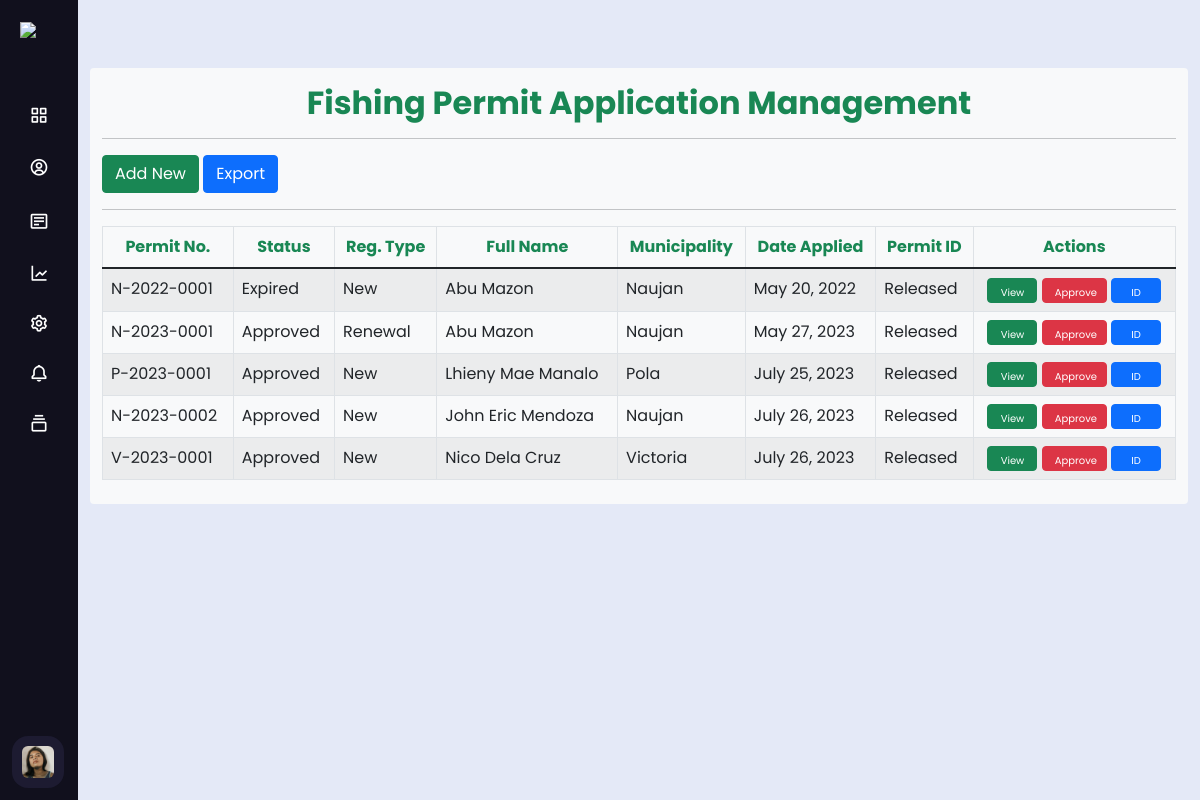
Screenshot of /admin/adminpm.php (signed in) with the database file from the repository.
### tables this page shows
CREATE TABLE `users` (
  `id` int(10) NOT NULL,
  `role` varchar(50) NOT NULL DEFAULT 'user',
  `account_status` varchar(50) NOT NULL DEFAULT 'Pending',
  `lname` varchar(255) NOT NULL,
  `fname` varchar(255) NOT NULL,
  `mname` varchar(255) NOT NULL,
  `dob` date NOT NULL,
  `age` varchar(50) NOT NULL,
  `gender` varchar(50) NOT NULL,
  `municipality` varchar(255) NOT NULL,
  `sitio` varchar(255) NOT NULL,
  `barangay` varchar(255) NOT NULL,
  `status` varchar(255) NOT NULL,
  `religion` varchar(255) NOT NULL,
  `citizenship` varchar(255) NOT NULL,
  `contact_num` text NOT NULL,
  `email` varchar(255) NOT NULL,
  `username` varchar(255) NOT NULL,
  `password` varchar(255) NOT NULL,
  `image` varchar(255) NOT NULL,
  `date_added` timestamp NOT NULL DEFAULT current_timestamp()
);

CREATE TABLE `permit` (
  `permit_id` int(10) NOT NULL,
  `permit_num` varchar(11) NOT NULL DEFAULT 'M-YYYY-0000',
  `permit_status` varchar(50) NOT NULL DEFAULT 'Pending',
  `lname` varchar(255) NOT NULL,
  `fname` varchar(255) NOT NULL,
  `mname` varchar(255) NOT NULL,
  `municipality` varchar(255) NOT NULL,
  `barangay` varchar(255) NOT NULL,
  `sitio` varchar(255) NOT NULL,
  `dob` date NOT NULL,
  `age` int(3) NOT NULL,
  `sex` varchar(10) NOT NULL,
  `status` varchar(50) NOT NULL,
  `contact_num` text NOT NULL,
  `religion` varchar(255) NOT NULL,
  `citizenship` varchar(50) NOT NULL,
  `contact_person` varchar(255) NOT NULL,
  `relationship` varchar(255) NOT NULL,
  `contact_person_num` varchar(255) NOT NULL,
  `reg_type` varchar(255) NOT NULL,
  `vessel_type` varchar(255) NOT NULL,
  `vessel_use` varchar(255) NOT NULL,
  `vessel_material` varchar(255) NOT NULL,
  `fishing_gear_used` varchar(255) NOT NULL,
  `vessel_length` varchar(255) NOT NULL,
  `vessel_breadth` varchar(255) NOT NULL,
  `gross_tonnage` varchar(255) NOT NULL,
  `net_tonnage` varchar(255) NOT NULL,
  `horsepower` varchar(255) NOT NULL,
  `speed` varchar(255) NOT NULL,
  `engine_make` varchar(255) NOT NULL DEFAULT 'NONE',
  `serial_num` varchar(255) NOT NULL DEFAULT 'N/A',
  `curregdate` date NOT NULL,
  `curregexp` date NOT NULL,
  `curregissuance` varchar(255) NOT NULL DEFAULT 'N/A',
  `coastguardregnum` varchar(255) NOT NULL DEFAULT 'N/A',
  `permit_num1` varchar(1) NOT NULL DEFAULT 'M',
  `permit_num2` year(4) NOT NULL DEFAULT 0000,
  `permit_num3` varchar(4) NOT NULL DEFAULT '0000',
  `appl_date` date NOT NULL DEFAULT current_timestamp(),
  `user_id` int(50) NOT NULL,
  `approved_date` date NOT NULL,
  `id_status` varchar(50) NOT NULL DEFAULT 'Unreleased'
);

### modal/view-permit-modal.php (the view, shortened to what this page needs)
<div class="modal fade" id="view_<?php echo $row['permit_id']; ?>" tabindex="-1" role="dialog" aria-labelledby="myModalLabel" aria-hidden="true">

### admin/adminpm.php (shortened to what this page needs)
<?php
include '../inc/config.php';
$admin_id = $_SESSION['admin_id'];
?>
<!DOCTYPE html>
<html lang="en" dir="ltr">
<head>
  <link rel="stylesheet" href="../css/admin.css">
  <link rel="stylesheet" href="../css/bootstrap.min.css">
  <link rel="stylesheet" href="https://cdnjs.cloudflare.com/ajax/libs/boxicons/2.1.0/css/boxicons.min.css" />
</head>
<body>
  <div class="sidebar close">
    <div class="logo-details">
      <img src="../image/pamo-logo.png" style="width:40px; margin-left:20px;" class="menu">
    </div>
    <ul class="nav-links">
      <li>
        <a href="admindb.php">
          <i class='bx bx-grid-alt'></i>
        </a>
      </li>
      <li>
        <a href="adminum.php">
          <i class='bx bx-user-circle'></i>
        </a>
      </li>
      <li>
        <div class="iocn-link">
          <a href="#">
            <i class='bx bx-detail'></i>
          </a>
        </div>
      </li>
      <li>
        <a href="adminbms.php">
          <i class='bx bx-line-chart'></i>
        </a>
      </li>
      <li>
        <a href="">
          <i class='bx bx-cog'></i>
        </a>
      </li>
      <li>
        <?php
        $data = $conn->prepare("SELECT SUM(total_count) AS id
        FROM (
          SELECT COUNT(*) AS total_count FROM users WHERE account_status = 'Pending'
          UNION ALL
          SELECT COUNT(*) AS total_count FROM permit WHERE permit_status = 'Pending'
        ) AS combined_counts;");
        $data->execute();
        $data = $data->fetch(PDO::FETCH_ASSOC);
        ?>
        <a href="adminnotif.php">
          <?php
          if ($data['id'] == 0) { ?>
            <i class='bx bx-bell'></i>
          <?php
          } else { ?>
            <i class='bx bx-bell' style="position: relative; left: 8px;"><span class="badge text-bg-danger" style="border-radius: 50%; position: relative; top: -10px; left: -3px; font-size: xx-small;"><?= $data['id']; ?></span></i>
          <?php
          }
          ?>
        </a>
      </li>
      <li>
        <div class="iocn-link">
          <a href="#">
            <i class='bx bx-collection'></i>
          </a>
        </div>
      </li>
      <?php
      $select_profile = $conn->prepare("SELECT * FROM `users` WHERE id = ?");
      $select_profile->execute([$admin_id]);
      $fetch_profile = $select_profile->fetch(PDO::FETCH_ASSOC);
      ?>
      <li>
        <div class="profile-details">
          <div class="profile-content">
            <img src="../uploaded_img/<?= $fetch_profile['image']; ?>" alt="" width="70" height="70">
          </div>
        </div>
      </li>
    </ul>
  </div>
  <section class="home-section">
    <div class="home-content">
    </div>
    <?php include 'pm.php'; ?>
  </section>
</body>
</html>

### admin/pm.php (shortened to what this page needs)
<!DOCTYPE html>
<html lang="en">
<head>
    <link href="https://cdnjs.cloudflare.com/ajax/libs/twitter-bootstrap/5.1.3/css/bootstrap.min.css" rel="stylesheet" />
    <link href="https://cdn.datatables.net/v/bs5/jq-3.6.0/dt-1.13.3/datatables.min.css" rel="stylesheet" />
</head>
<body>
    <div class="container">
        <div class="row justify-content-center">
            <div class="col-lg bg-light rounded my-2 py-2">
                <h2 class="text-center text-success pt-2"><b>Fishing Permit Application Management</b></h2>
                <hr>
                <a href="../admin/pa-new.php"><button type="button" class="btn btn-success">Add New</button></a>
                <a class="btn btn-primary" href="../modal/excel-pm.php">Export</a>
                <hr>
                <div class="table-responsive">
                    <table class="table table-bordered table-striped table-hover">
                        <thead>
                            <tr class="text-center">
                                <th class="text-success">
                                    <center>Permit No.</center>
                                </th>
                                <th class="text-success">
                                    <center>Status</center>
                                </th>
                                <th class="text-success">
                                    <center>Reg. Type</center>
                                </th>
                                <th class="text-success">
                                    <center>Full Name</center>
                                </th>
                                <th class="text-success">
                                    <center>Municipality</center>
                                </th>
                                <th class="text-success">
                                    <center>Date Applied</center>
                                </th>
                                <th class="text-success">
                                    <center>Permit ID</center>
                                </th>
                                <th class="text-success">
                                    <center>Actions</center>
                                </th>
                            </tr>
                        </thead>
                        <tbody>
                            <?php
                            $database = new Connection();
                            $db = $database->open();
                            try {
                                $sql = 'SELECT * FROM permit ORDER BY appl_date asc';
                                foreach ($db->query($sql) as $row) {
                            ?>
                                    <?php
                                    $formattedDate = date('F j, Y', strtotime($row['appl_date']));
                                    ?>
                                    <tr>
                                        <td><?= $row['permit_num'] ?></td>
                                        <td><?= $row['permit_status'] ?></td>
                                        <td><?= $row['reg_type'] ?></td>
                                        <td><?= $row['fname'] ?> <?= $row['lname'] ?></td>
                                        <td><?= $row['municipality'] ?></td>
                                        <td><?= $formattedDate ?></td>
                                        <td><?= $row['id_status'] ?></td>
                                        <td><span>
                                                <center>
                                                    <a href="../modal/permit-pdf.php?permit_id=<?php echo $row['permit_id']; ?>" class="text-decoration-none"><button class="btn btn-success btn-action">View</button></a>
                                                    <a href="#approve_<?php echo $row['permit_id']; ?>" class="text-decoration-none" data-bs-toggle="modal">
                                                        <button class="btn btn-danger btn-action2">Approve</button>
                                                    </a>
                                                    <a href="../modal/permit-id.php?permit_id=<?php echo $row['permit_id']; ?>" class="text-decoration-none"><button class="btn btn-primary btn-action">ID</button></a>
                                                    <?php include '../modal/approve-permit-modal.php'; ?>
                                                    <?php include '../modal/view-permit-modal.php'; ?>
                            <?php
                                }
                            } catch (PDOException $e) {
                                echo "There is some problem in connection: " . $e->getMessage();
                            }
                            ?>
            </div>
        </div>
    </div>
</body>
</html>

### css/admin.css (style rules this page uses)
* { margin: 0; padding: 0; box-sizing: border-box; font-family: 'Poppins', sans-serif; }
.sidebar { position: fixed; top: 0; left: 0; height: 100%; width: 260px; background: #11101d; z-index: 100; transition: all 0.5s ease; }
.sidebar.close { width: 78px; }
.sidebar .logo-details { height: 60px; width: 100%; display: flex; align-items: center; }
.sidebar .nav-links { height: 100%; padding: 30px 0 150px 0; overflow: auto; }
.sidebar.close .nav-links { overflow: visible; }
.sidebar .nav-links li { position: relative; list-style: none; transition: all 0.4s ease; }
.sidebar .nav-links li .iocn-link { display: flex; align-items: center; justify-content: space-between; }
.sidebar.close .nav-links li .iocn-link { display: block }
.sidebar .nav-links li i { height: 50px; min-width: 78px; text-align: center; line-height: 50px; color: #fff; font-size: 20px; cursor: pointer; transition: all 0.3s ease; }
.sidebar .nav-links li a { display: flex; align-items: center; text-decoration: none; }
.sidebar .profile-details { position: fixed; bottom: 0; width: 260px; display: flex; align-items: center; justify-content: space-between; background: #1d1b31; padding: 12px 0; transition: all 0.5s ease; }
.sidebar.close .profile-details { background: none; }
.sidebar.close .profile-details { width: 78px; }
.sidebar .profile-details .profile-content { display: flex; align-items: center; }
.sidebar .profile-details img { height: 52px; width: 52px; object-fit: cover; border-radius: 16px; margin: 0 14px 0 12px; background: #1d1b31; transition: all 0.5s ease; }
.sidebar.close .profile-details img { padding: 10px; }
.home-section { position: relative; background: #E4E9F7; height: 100vh; left: 260px; width: calc(100% - 260px); transition: all 0.5s ease; }
.sidebar.close ~ .home-section { left: 78px; width: calc(100% - 78px); }
.home-section .home-content { height: 60px; display: flex; align-items: center; }

### rows the page displays
users: image (picture)
permit: permit_num "N-2022-0001", permit_status "Expired", reg_type "New", fname "Abu", lname "Mazon", municipality "Naujan", appl_date "May 20, 2022", id_status "Released"
permit: permit_num "N-2023-0001", permit_status "Approved", reg_type "Renewal", fname "Abu", lname "Mazon", municipality "Naujan", appl_date "May 27, 2023", id_status "Released"
permit: permit_num "P-2023-0001", permit_status "Approved", reg_type "New", fname "Lhieny Mae", lname "Manalo", municipality "Pola", appl_date "July 25, 2023", id_status "Released"
permit: permit_num "N-2023-0002", permit_status "Approved", reg_type "New", fname "John Eric", lname "Mendoza", municipality "Naujan", appl_date "July 26, 2023", id_status "Released"
permit: permit_num "V-2023-0001", permit_status "Approved", reg_type "New", fname "Nico", lname "Dela Cruz", municipality "Victoria", appl_date "July 26, 2023", id_status "Released"
